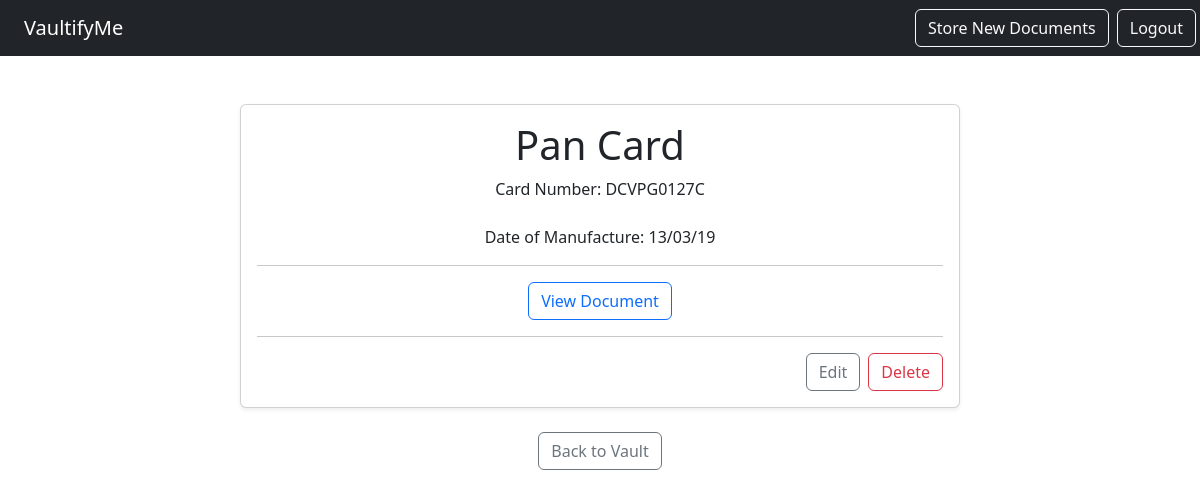
Page /notes/detail/41 (signed in) on the committed database.
### notes/models.py (models this page shows, shortened)
class Notes(models.Model):
    title = models.CharField(max_length=200)
    text = models.TextField()
    file=models.FileField(upload_to='files/', null=True,default=None)
    created = models.DateTimeField(auto_now_add=True)
    user = models.ForeignKey(User, on_delete=models.CASCADE, related_name="notes")

### notes/views.py (the view)
# urls.py: path('detail/<int:pk>',views.NoteDetailView.as_view(), name="notes.detail"),
class NoteDetailView(LoginRequiredMixin,DetailView):
    model = Notes
    context_object_name = 'note'
    template_name = 'notes/notes_detail.html'
    login_url = "/login"

### notes/templates/notes/notes_detail.html (shortened to what this page needs)
{% extends 'base.html' %}
{% block content %}
<div class="container">
  <div class="row">
    <div class="col-md-8 mx-auto">
      <div class="card shadow-sm">
        <div class="card-body">
          <h1 class="card-title">{{ note.title }}</h1>
          <p class="card-text" style="white-space: pre-line;">{{ note.text }}</p>
          {% if note.file %}
          <hr>
          <a href="{{ note.file.url }}" class="btn btn-outline-primary" target="_blank">
            View Document
          </a>
          {% endif %}
          <hr>
          <div class="d-flex justify-content-end">
            <a href="{% url 'notes.update' pk=note.id %}" class="btn btn-outline-secondary me-2">
              Edit
            </a>
            <form action="{% url 'notes.delete' pk=note.id %}" method="POST">
              <button type="submit" class="btn btn-outline-danger">
                Delete
              </button>
            </form>
          </div>
        </div>
      </div>
      <div class="mt-4">
        <a href="{% url 'notes.list' %}" class="btn btn-outline-secondary">
          Back to Vault
        </a>
      </div>
    </div>
  </div>
</div>
{% endblock %}

### rows in the picture
Notes: title "Pan Card", text "Card Number: DCVPG0127C Date of Manufacture: 13/03/19"
